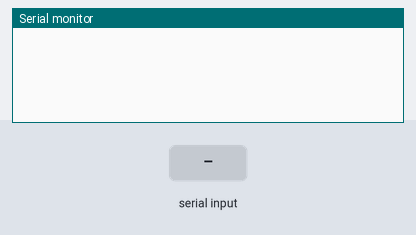
The sketch below on a simulated Arduino Uno, built with avr-gcc and run on an emulated ATmega328P. On the bench: the last lines printed to the serial monitor. The inputs (shaded band) are chosen by the test bench.

Above: at 1.2 s.
1.3 s: "90,45,200\n" received over Serial
At 1.8 s:
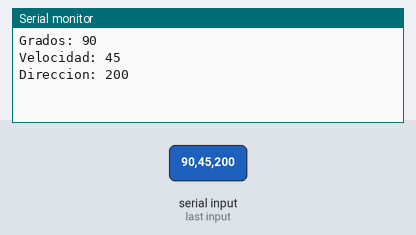
2.8 s: "30,150,10\n" received over Serial
At 4.0 s:
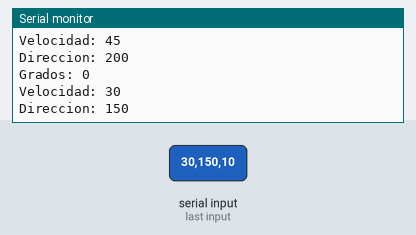

Measured:
- after the input at 1.3 s, the serial monitor: prints a new line at once (image 1)
- after the input at 2.8 s, the serial monitor: prints a new line at once (image 2)

The sketch:

Laboratorio_No_6.ino
```cpp
#include <Stepper.h>  // incluye libreria stepper

Stepper motor1(2048, 8, 10, 9, 11);  // pasos completos

String a, b, c;
int Grado, Direccion, Velocidad;

void setup() {
  Serial.begin(9600);
}

void loop() {
  while (!Serial.available());
  a = Serial.parseInt();
  Grado = a.toInt();

  while (!Serial.available());
  b = Serial.parseInt();
  Velocidad = b.toInt();

  while (!Serial.available());
  c = Serial.parseInt();
  Direccion = c.toInt();

  Serial.print("Grados: ");
  Serial.println(a);
  Serial.print("Velocidad: ");
  Serial.println(b);
  Serial.print("Direccion: ");
  Serial.println(c);

  Motor(Grado, Velocidad, Direccion);
}

void Motor(int a, int b, int c) {
  int Grados = a * 6;
  if ((b >= 1) && (b <= 10)) {
    if (c == 1) {
      motor1.setSpeed(b);
      motor1.step(Grados * -1);
      delay(3000);
    } else if (c == 2) {
      motor1.setSpeed(b);
      motor1.step(Grados);
      delay(3000);
    }
  }
}
```
